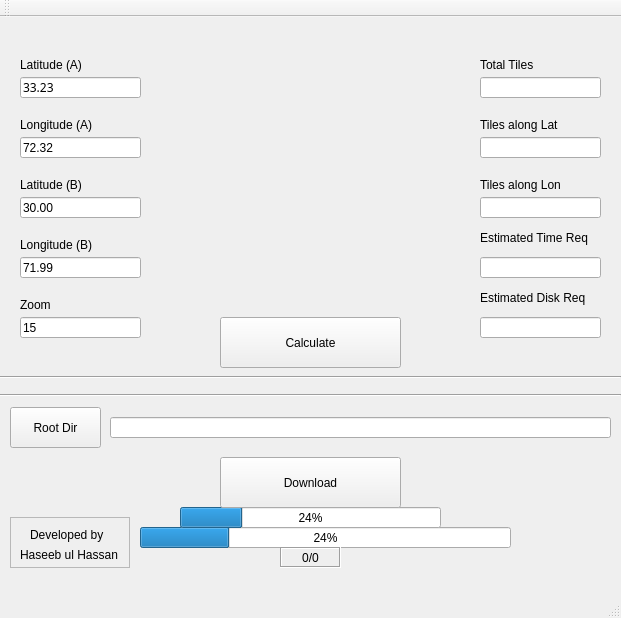
<?xml version="1.0" encoding="UTF-8"?>
<ui version="4.0">
 <class>MainWindow</class>
 <widget class="QMainWindow" name="MainWindow">
  <property name="geometry">
   <rect>
    <x>0</x>
    <y>0</y>
    <width>621</width>
    <height>618</height>
   </rect>
  </property>
  <property name="windowTitle">
   <string>Map Downloader</string>
  </property>
  <widget class="QWidget" name="centralWidget">
   <widget class="QProgressBar" name="progressBar">
    <property name="geometry">
     <rect>
      <x>140</x>
      <y>510</y>
      <width>371</width>
      <height>21</height>
     </rect>
    </property>
    <property name="value">
     <number>24</number>
    </property>
   </widget>
   <widget class="QPushButton" name="pushButton_calculate">
    <property name="geometry">
     <rect>
      <x>220</x>
      <y>300</y>
      <width>181</width>
      <height>51</height>
     </rect>
    </property>
    <property name="text">
     <string>Calculate</string>
    </property>
   </widget>
   <widget class="QLineEdit" name="lineEdit_latA">
    <property name="geometry">
     <rect>
      <x>20</x>
      <y>60</y>
      <width>121</width>
      <height>21</height>
     </rect>
    </property>
    <property name="font">
     <font>
      <family>.SF NS Text</family>
      <weight>50</weight>
      <bold>false</bold>
     </font>
    </property>
    <property name="text">
     <string>33.23</string>
    </property>
   </widget>
   <widget class="QLabel" name="label">
    <property name="geometry">
     <rect>
      <x>20</x>
      <y>40</y>
      <width>81</width>
      <height>16</height>
     </rect>
    </property>
    <property name="text">
     <string>Latitude (A)</string>
    </property>
   </widget>
   <widget class="QProgressBar" name="progressBar_mini">
    <property name="geometry">
     <rect>
      <x>180</x>
      <y>490</y>
      <width>261</width>
      <height>21</height>
     </rect>
    </property>
    <property name="value">
     <number>24</number>
    </property>
   </widget>
   <widget class="QLineEdit" name="lineEdit_lonA">
    <property name="geometry">
     <rect>
      <x>20</x>
      <y>120</y>
      <width>121</width>
      <height>21</height>
     </rect>
    </property>
    <property name="text">
     <string>72.32</string>
    </property>
   </widget>
   <widget class="QLineEdit" name="lineEdit_latB">
    <property name="geometry">
     <rect>
      <x>20</x>
      <y>180</y>
      <width>121</width>
      <height>21</height>
     </rect>
    </property>
    <property name="text">
     <string>30.00</string>
    </property>
   </widget>
   <widget class="QLabel" name="label_3">
    <property name="geometry">
     <rect>
      <x>20</x>
      <y>160</y>
      <width>101</width>
      <height>16</height>
     </rect>
    </property>
    <property name="text">
     <string>Latitude (B)</string>
    </property>
   </widget>
   <widget class="QLineEdit" name="lineEdit_lonB">
    <property name="geometry">
     <rect>
      <x>20</x>
      <y>240</y>
      <width>121</width>
      <height>21</height>
     </rect>
    </property>
    <property name="text">
     <string>71.99</string>
    </property>
   </widget>
   <widget class="QLabel" name="label_4">
    <property name="geometry">
     <rect>
      <x>20</x>
      <y>220</y>
      <width>101</width>
      <height>16</height>
     </rect>
    </property>
    <property name="text">
     <string>Longitude (B)</string>
    </property>
   </widget>
   <widget class="QLabel" name="pic">
    <property name="geometry">
     <rect>
      <x>180</x>
      <y>30</y>
      <width>251</width>
      <height>261</height>
     </rect>
    </property>
    <property name="text">
     <string/>
    </property>
    <property name="textFormat">
     <enum>Qt::RichText</enum>
    </property>
    <property name="pixmap">
     <pixmap>map_example1.png</pixmap>
    </property>
    <property name="scaledContents">
     <bool>true</bool>
    </property>
   </widget>
   <widget class="QLineEdit" name="lineEdit_timeReq">
    <property name="geometry">
     <rect>
      <x>480</x>
      <y>240</y>
      <width>121</width>
      <height>21</height>
     </rect>
    </property>
    <property name="readOnly">
     <bool>true</bool>
    </property>
   </widget>
   <widget class="QLineEdit" name="lineEdit_Lon">
    <property name="geometry">
     <rect>
      <x>480</x>
      <y>180</y>
      <width>121</width>
      <height>21</height>
     </rect>
    </property>
    <property name="readOnly">
     <bool>true</bool>
    </property>
   </widget>
   <widget class="QLineEdit" name="lineEdit_tilesLat">
    <property name="geometry">
     <rect>
      <x>480</x>
      <y>120</y>
      <width>121</width>
      <height>21</height>
     </rect>
    </property>
    <property name="readOnly">
     <bool>true</bool>
    </property>
   </widget>
   <widget class="QLabel" name="label_6">
    <property name="geometry">
     <rect>
      <x>480</x>
      <y>160</y>
      <width>111</width>
      <height>16</height>
     </rect>
    </property>
    <property name="text">
     <string>Tiles along Lon</string>
    </property>
   </widget>
   <widget class="QLabel" name="label_7">
    <property name="geometry">
     <rect>
      <x>480</x>
      <y>210</y>
      <width>121</width>
      <height>21</height>
     </rect>
    </property>
    <property name="text">
     <string>Estimated Time Req</string>
    </property>
   </widget>
   <widget class="QLabel" name="label_8">
    <property name="geometry">
     <rect>
      <x>480</x>
      <y>40</y>
      <width>81</width>
      <height>16</height>
     </rect>
    </property>
    <property name="text">
     <string>Total Tiles</string>
    </property>
   </widget>
   <widget class="QLabel" name="label_9">
    <property name="geometry">
     <rect>
      <x>480</x>
      <y>100</y>
      <width>111</width>
      <height>16</height>
     </rect>
    </property>
    <property name="text">
     <string>Tiles along Lat</string>
    </property>
   </widget>
   <widget class="Line" name="line">
    <property name="geometry">
     <rect>
      <x>0</x>
      <y>350</y>
      <width>621</width>
      <height>21</height>
     </rect>
    </property>
    <property name="orientation">
     <enum>Qt::Horizontal</enum>
    </property>
   </widget>
   <widget class="QLineEdit" name="lineEdit_zoom">
    <property name="geometry">
     <rect>
      <x>20</x>
      <y>300</y>
      <width>121</width>
      <height>21</height>
     </rect>
    </property>
    <property name="text">
     <string>15</string>
    </property>
   </widget>
   <widget class="QLabel" name="label_10">
    <property name="geometry">
     <rect>
      <x>20</x>
      <y>280</y>
      <width>101</width>
      <height>16</height>
     </rect>
    </property>
    <property name="text">
     <string>Zoom </string>
    </property>
   </widget>
   <widget class="QLineEdit" name="lineEdit_diskReq">
    <property name="geometry">
     <rect>
      <x>480</x>
      <y>300</y>
      <width>121</width>
      <height>21</height>
     </rect>
    </property>
    <property name="readOnly">
     <bool>true</bool>
    </property>
   </widget>
   <widget class="QLabel" name="label_11">
    <property name="geometry">
     <rect>
      <x>480</x>
      <y>270</y>
      <width>121</width>
      <height>21</height>
     </rect>
    </property>
    <property name="text">
     <string>Estimated Disk Req</string>
    </property>
   </widget>
   <widget class="QPushButton" name="pushButton_download">
    <property name="geometry">
     <rect>
      <x>220</x>
      <y>440</y>
      <width>181</width>
      <height>51</height>
     </rect>
    </property>
    <property name="text">
     <string>Download</string>
    </property>
   </widget>
   <widget class="Line" name="line_2">
    <property name="geometry">
     <rect>
      <x>0</x>
      <y>370</y>
      <width>621</width>
      <height>16</height>
     </rect>
    </property>
    <property name="orientation">
     <enum>Qt::Horizontal</enum>
    </property>
   </widget>
   <widget class="QLabel" name="label_progress">
    <property name="geometry">
     <rect>
      <x>280</x>
      <y>530</y>
      <width>61</width>
      <height>21</height>
     </rect>
    </property>
    <property name="frameShape">
     <enum>QFrame::Box</enum>
    </property>
    <property name="frameShadow">
     <enum>QFrame::Sunken</enum>
    </property>
    <property name="text">
     <string>0/0</string>
    </property>
    <property name="scaledContents">
     <bool>false</bool>
    </property>
    <property name="alignment">
     <set>Qt::AlignCenter</set>
    </property>
   </widget>
   <widget class="QFrame" name="frame">
    <property name="geometry">
     <rect>
      <x>10</x>
      <y>500</y>
      <width>120</width>
      <height>51</height>
     </rect>
    </property>
    <property name="frameShape">
     <enum>QFrame::StyledPanel</enum>
    </property>
    <property name="frameShadow">
     <enum>QFrame::Raised</enum>
    </property>
    <widget class="QLabel" name="label_14">
     <property name="geometry">
      <rect>
       <x>10</x>
       <y>30</y>
       <width>111</width>
       <height>16</height>
      </rect>
     </property>
     <property name="text">
      <string>Haseeb ul Hassan</string>
     </property>
    </widget>
    <widget class="QLabel" name="label_13">
     <property name="geometry">
      <rect>
       <x>20</x>
       <y>10</y>
       <width>91</width>
       <height>16</height>
      </rect>
     </property>
     <property name="text">
      <string>Developed by</string>
     </property>
    </widget>
   </widget>
   <widget class="QLineEdit" name="lineEdit_rootdir">
    <property name="geometry">
     <rect>
      <x>110</x>
      <y>400</y>
      <width>501</width>
      <height>21</height>
     </rect>
    </property>
   </widget>
   <widget class="QPushButton" name="pushButton_rootdir">
    <property name="geometry">
     <rect>
      <x>10</x>
      <y>390</y>
      <width>91</width>
      <height>41</height>
     </rect>
    </property>
    <property name="text">
     <string>Root Dir</string>
    </property>
   </widget>
   <widget class="QLabel" name="label_2">
    <property name="geometry">
     <rect>
      <x>20</x>
      <y>100</y>
      <width>91</width>
      <height>16</height>
     </rect>
    </property>
    <property name="text">
     <string>Longitude (A)</string>
    </property>
   </widget>
   <widget class="QLineEdit" name="lineEdit_totaltiles">
    <property name="geometry">
     <rect>
      <x>480</x>
      <y>60</y>
      <width>121</width>
      <height>21</height>
     </rect>
    </property>
    <property name="readOnly">
     <bool>true</bool>
    </property>
   </widget>
   <zorder>progressBar</zorder>
   <zorder>pushButton_calculate</zorder>
   <zorder>lineEdit_latA</zorder>
   <zorder>label</zorder>
   <zorder>progressBar_mini</zorder>
   <zorder>lineEdit_lonA</zorder>
   <zorder>lineEdit_latB</zorder>
   <zorder>label_3</zorder>
   <zorder>lineEdit_lonB</zorder>
   <zorder>label_4</zorder>
   <zorder>lineEdit_timeReq</zorder>
   <zorder>lineEdit_Lon</zorder>
   <zorder>lineEdit_tilesLat</zorder>
   <zorder>label_6</zorder>
   <zorder>label_7</zorder>
   <zorder>label_8</zorder>
   <zorder>label_9</zorder>
   <zorder>line</zorder>
   <zorder>lineEdit_zoom</zorder>
   <zorder>label_10</zorder>
   <zorder>lineEdit_diskReq</zorder>
   <zorder>label_11</zorder>
   <zorder>pushButton_download</zorder>
   <zorder>line_2</zorder>
   <zorder>label_progress</zorder>
   <zorder>frame</zorder>
   <zorder>lineEdit_rootdir</zorder>
   <zorder>pushButton_rootdir</zorder>
   <zorder>label_2</zorder>
   <zorder>lineEdit_totaltiles</zorder>
   <zorder>pic</zorder>
  </widget>
  <widget class="QMenuBar" name="menuBar">
   <property name="geometry">
    <rect>
     <x>0</x>
     <y>0</y>
     <width>621</width>
     <height>22</height>
    </rect>
   </property>
  </widget>
  <widget class="QToolBar" name="mainToolBar">
   <attribute name="toolBarArea">
    <enum>TopToolBarArea</enum>
   </attribute>
   <attribute name="toolBarBreak">
    <bool>false</bool>
   </attribute>
  </widget>
  <widget class="QStatusBar" name="statusBar"/>
 </widget>
 <layoutdefault spacing="6" margin="11"/>
 <resources/>
 <connections/>
</ui>
